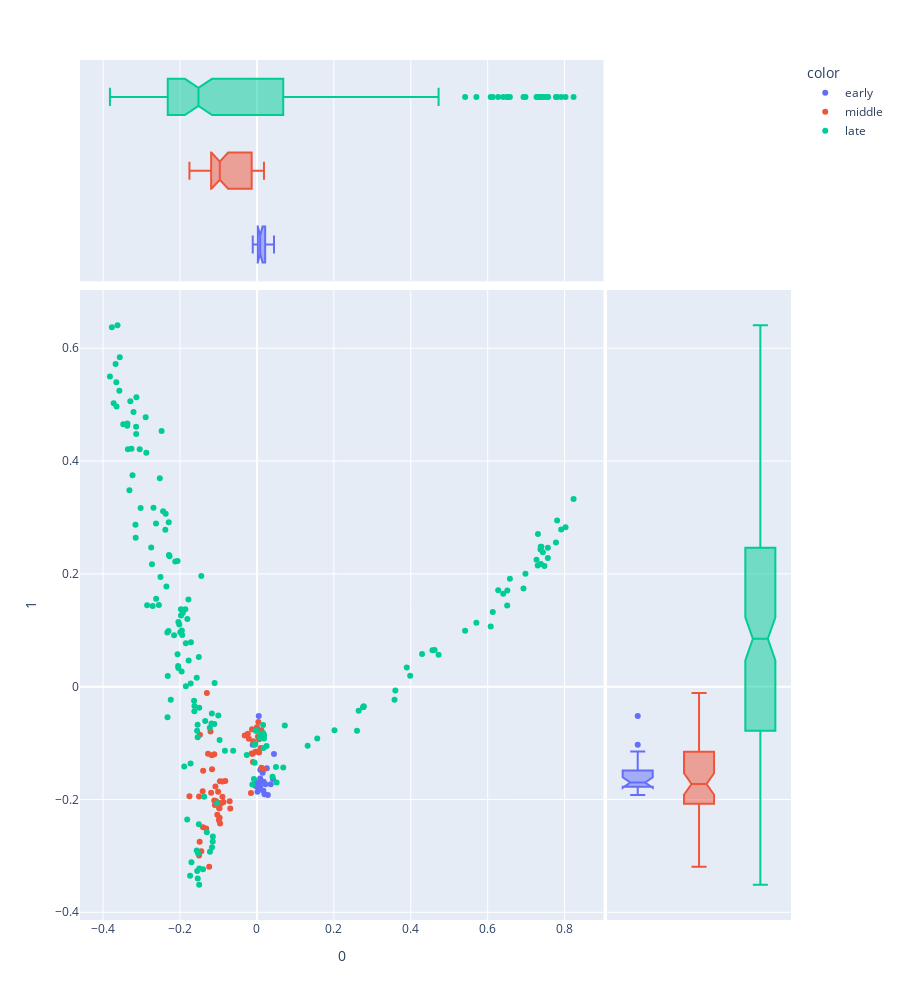

Notebook code for this chart:
### Markdown cell above
### PCA Visaulization 1

### Code cell
pca_dcm_v1 = px.scatter(DCM, 0, 1, 
           color=DOC.era, 
           hover_name=DOC.label, 
           marginal_x='box', marginal_y='box', height=1000)

pca_dcm_v1

### Figure 1 — Plotly figure (JSON) as saved in the notebook; plotly's stock layout.template omitted (floating-point values rounded to 4 significant figures; data arrays with more than 128 entries replaced by an {"elided": "..."} marker saying what was removed)
{"data": [{"hovertemplate": "<b>%{hovertext}</b><br><br>color=early<br>0=%{x}<br>1=%{y}<extra></extra>", "hovertext": ["Alice In Wonderland", "Alice In Wonderland", "Alice In Wonderland", "Alice In Wonderland", "Alice In Wonderland", "Alice In Wonderland", "Alice In Wonderland", "Alice In Wonderland", "Alice In Wonderland", "Alice In Wonderland", "Alice In Wonderland", "Alice In Wonderland", "Through The Looking Glass", "Through The Looking Glass", "Through The Looking Glass", "Through The Looking Glass", "Through The Looking Glass", "Through The Looking Glass", "Through The Looking Glass", "Through The Looking Glass", "Through The Looking Glass", "Through The Looking Glass", "Through The Looking Glass", "Through The Looking Glass"], "legendgroup": "early", "marker": {"color": "#636efa", "symbol": "circle"}, "mode": "markers", "name": "early", "orientation": "v", "showlegend": true, "type": "scatter", "x": [0.007517, -0.001066, 0.008429, 0.00156, 0.008874, -0.00128, 0.03597, 0.001928, 0.02571, 0.04433, -0.01088, -0.004181, 0.007716, 0.007793, 0.02199, 0.01754, 0.01675, 0.0197, 0.0416, 0.0285, 0.01491, 0.004808, null, 0.003023], "xaxis": "x", "y": [-0.1697, -0.17, -0.1626, -0.1864, -0.1473, -0.1743, -0.1729, -0.1777, -0.1445, -0.1193, -0.1029, -0.1755, -0.1812, -0.1764, -0.1728, -0.1686, -0.1845, -0.1907, -0.1639, -0.1921, -0.1526, -0.05191, null, -0.1148], "yaxis": "y"}, {"alignmentgroup": "True", "hovertemplate": "<b>%{hovertext}</b><br><br>color=early<br>0=%{x}<extra></extra>", "hovertext": ["Alice In Wonderland", "Alice In Wonderland", "Alice In Wonderland", "Alice In Wonderland", "Alice In Wonderland", "Alice In Wonderland", "Alice In Wonderland", "Alice In Wonderland", "Alice In Wonderland", "Alice In Wonderland", "Alice In Wonderland", "Alice In Wonderland", "Through The Looking Glass", "Through The Looking Glass", "Through The Looking Glass", "Through The Looking Glass", "Through The Looking Glass", "Through The Looking Glass", "Through The Looking Glass", "Through The Looking Glass", "Through The Looking Glass", "Through The Looking Glass", "Through The Looking Glass", "Through The Looking Glass"], "legendgroup": "early", "marker": {"color": "#636efa", "symbol": "circle"}, "name": "early", "notched": true, "offsetgroup": "early", "showlegend": false, "type": "box", "x": [0.007517, -0.001066, 0.008429, 0.00156, 0.008874, -0.00128, 0.03597, 0.001928, 0.02571, 0.04433, -0.01088, -0.004181, 0.007716, 0.007793, 0.02199, 0.01754, 0.01675, 0.0197, 0.0416, 0.0285, 0.01491, 0.004808, null, 0.003023], "xaxis": "x3", "yaxis": "y3"}, {"alignmentgroup": "True", "hovertemplate": "<b>%{hovertext}</b><br><br>color=early<br>1=%{y}<extra></extra>", "hovertext": ["Alice In Wonderland", "Alice In Wonderland", "Alice In Wonderland", "Alice In Wonderland", "Alice In Wonderland", "Alice In Wonderland", "Alice In Wonderland", "Alice In Wonderland", "Alice In Wonderland", "Alice In Wonderland", "Alice In Wonderland", "Alice In Wonderland", "Through The Looking Glass", "Through The Looking Glass", "Through The Looking Glass", "Through The Looking Glass", "Through The Looking Glass", "Through The Looking Glass", "Through The Looking Glass", "Through The Looking Glass", "Through The Looking Glass", "Through The Looking Glass", "Through The Looking Glass", "Through The Looking Glass"], "legendgroup": "early", "marker": {"color": "#636efa", "symbol": "circle"}, "name": "early", "notched": true, "offsetgroup": "early", "showlegend": false, "type": "box", "xaxis": "x2", "y": [-0.1697, -0.17, -0.1626, -0.1864, -0.1473, -0.1743, -0.1729, -0.1777, -0.1445, -0.1193, -0.1029, -0.1755, -0.1812, -0.1764, -0.1728, -0.1686, -0.1845, -0.1907, -0.1639, -0.1921, -0.1526, -0.05191, null, -0.1148], "yaxis": "y2"}, {"hovertemplate": "<b>%{hovertext}</b><br><br>color=middle<br>0=%{x}<br>1=%{y}<extra></extra>", "hovertext": ["Hunting Of The Snark", "Hunting Of The Snark", "Hunting Of The Snark", "Hunting Of The Snark", "Hunting Of The Snark", "Hunting Of The Snark", "Hunting Of The Snark", "Hunting Of The Snark", "Hunting Of The Snark", "Tangled Tales", "Tangled Tales", "Tangled Tales", "Tangled Tales", "Tangled Tales", "Tangled Tales", "Tangled Tales", "Tangled Tales", "Tangled Tales", "Tangled Tales", "Crime And Punishment", "Crime And Punishment", "Crime And Punishment", "Crime And Punishment", "Crime And Punishment", "Crime And Punishment", "Crime And Punishment", "Crime And Punishment", "Crime And Punishment", "Crime And Punishment", "Crime And Punishment", "Crime And Punishment", "Crime And Punishment", "Crime And Punishment", "Crime And Punishment", "Crime And Punishment", "Crime And Punishment", "Crime And Punishment", "Crime And Punishment", "Crime And Punishment", "Crime And Punishment", "Crime And Punishment", "Crime And Punishment", "Crime And Punishment", "Crime And Punishment", "Crime And Punishment", "Crime And Punishment", "Crime And Punishment", "Crime And Punishment", "Crime And Punishment", "Crime And Punishment", "Crime And Punishment", "Crime And Punishment", "Crime And Punishment", "Crime And Punishment", "Crime And Punishment", "Crime And Punishment", "Crime And Punishment", "Crime And Punishment"], "legendgroup": "middle", "marker": {"color": "#EF553B", "symbol": "circle"}, "mode": "markers", "name": "middle", "orientation": "v", "showlegend": true, "type": "scatter", "x": [-0.02092, -0.01121, -0.02362, 0.01161, -0.009274, -0.01046, -0.01275, 0.002566, 0.003767, -3.049e-05, -0.01368, 0.005627, -0.03182, 0.01188, 0.009557, 0.01828, -0.004012, 0.005412, -0.01553, -0.0898, -0.1271, -0.1489, -0.09788, -0.0822, -0.097, -0.07091, -0.09587, -0.09776, -0.1009, -0.1109, -0.1242, -0.099, -0.1483, -0.111, -0.1505, -0.1402, -0.1411, -0.1094, -0.08689, -0.103, -0.1504, -0.1191, -0.1174, -0.09464, -0.08923, -0.1447, -0.1302, -0.1755, -0.1399, -0.1206, -0.09622, -0.1079, -0.09251, -0.1016, -0.1069, -0.06933, -0.1167, -0.1319], "xaxis": "x", "y": [-0.09235, -0.1189, -0.08366, -0.07747, -0.09658, -0.1336, -0.07533, -0.08824, -0.06269, -0.07198, -0.1187, -0.1167, -0.08669, -0.1438, -0.1088, -0.1458, -0.1153, -0.09306, -0.1886, -0.1952, -0.1189, -0.2751, -0.2154, -0.1673, -0.2322, -0.2032, -0.2428, -0.2156, -0.1864, -0.12, -0.3192, -0.2365, -0.08525, -0.2016, -0.1946, -0.2494, -0.1854, -0.2098, -0.2045, -0.2271, -0.2995, -0.188, -0.1218, -0.2074, -0.1682, -0.2916, -0.01113, -0.1943, -0.149, -0.0795, -0.1676, -0.1769, -0.2066, -0.2053, -0.2027, -0.2159, -0.1463, -0.2515], "yaxis": "y"}, {"alignmentgroup": "True", "hovertemplate": "<b>%{hovertext}</b><br><br>color=middle<br>0=%{x}<extra></extra>", "hovertext": ["Hunting Of The Snark", "Hunting Of The Snark", "Hunting Of The Snark", "Hunting Of The Snark", "Hunting Of The Snark", "Hunting Of The Snark", "Hunting Of The Snark", "Hunting Of The Snark", "Hunting Of The Snark", "Tangled Tales", "Tangled Tales", "Tangled Tales", "Tangled Tales", "Tangled Tales", "Tangled Tales", "Tangled Tales", "Tangled Tales", "Tangled Tales", "Tangled Tales", "Crime And Punishment", "Crime And Punishment", "Crime And Punishment", "Crime And Punishment", "Crime And Punishment", "Crime And Punishment", "Crime And Punishment", "Crime And Punishment", "Crime And Punishment", "Crime And Punishment", "Crime And Punishment", "Crime And Punishment", "Crime And Punishment", "Crime And Punishment", "Crime And Punishment", "Crime And Punishment", "Crime And Punishment", "Crime And Punishment", "Crime And Punishment", "Crime And Punishment", "Crime And Punishment", "Crime And Punishment", "Crime And Punishment", "Crime And Punishment", "Crime And Punishment", "Crime And Punishment", "Crime And Punishment", "Crime And Punishment", "Crime And Punishment", "Crime And Punishment", "Crime And Punishment", "Crime And Punishment", "Crime And Punishment", "Crime And Punishment", "Crime And Punishment", "Crime And Punishment", "Crime And Punishment", "Crime And Punishment", "Crime And Punishment"], "legendgroup": "middle", "marker": {"color": "#EF553B", "symbol": "circle"}, "name": "middle", "notched": true, "offsetgroup": "middle", "showlegend": false, "type": "box", "x": [-0.02092, -0.01121, -0.02362, 0.01161, -0.009274, -0.01046, -0.01275, 0.002566, 0.003767, -3.049e-05, -0.01368, 0.005627, -0.03182, 0.01188, 0.009557, 0.01828, -0.004012, 0.005412, -0.01553, -0.0898, -0.1271, -0.1489, -0.09788, -0.0822, -0.097, -0.07091, -0.09587, -0.09776, -0.1009, -0.1109, -0.1242, -0.099, -0.1483, -0.111, -0.1505, -0.1402, -0.1411, -0.1094, -0.08689, -0.103, -0.1504, -0.1191, -0.1174, -0.09464, -0.08923, -0.1447, -0.1302, -0.1755, -0.1399, -0.1206, -0.09622, -0.1079, -0.09251, -0.1016, -0.1069, -0.06933, -0.1167, -0.1319], "xaxis": "x3", "yaxis": "y3"}, {"alignmentgroup": "True", "hovertemplate": "<b>%{hovertext}</b><br><br>color=middle<br>1=%{y}<extra></extra>", "hovertext": ["Hunting Of The Snark", "Hunting Of The Snark", "Hunting Of The Snark", "Hunting Of The Snark", "Hunting Of The Snark", "Hunting Of The Snark", "Hunting Of The Snark", "Hunting Of The Snark", "Hunting Of The Snark", "Tangled Tales", "Tangled Tales", "Tangled Tales", "Tangled Tales", "Tangled Tales", "Tangled Tales", "Tangled Tales", "Tangled Tales", "Tangled Tales", "Tangled Tales", "Crime And Punishment", "Crime And Punishment", "Crime And Punishment", "Crime And Punishment", "Crime And Punishment", "Crime And Punishment", "Crime And Punishment", "Crime And Punishment", "Crime And Punishment", "Crime And Punishment", "Crime And Punishment", "Crime And Punishment", "Crime And Punishment", "Crime And Punishment", "Crime And Punishment", "Crime And Punishment", "Crime And Punishment", "Crime And Punishment", "Crime And Punishment", "Crime And Punishment", "Crime And Punishment", "Crime And Punishment", "Crime And Punishment", "Crime And Punishment", "Crime And Punishment", "Crime And Punishment", "Crime And Punishment", "Crime And Punishment", "Crime And Punishment", "Crime And Punishment", "Crime And Punishment", "Crime And Punishment", "Crime And Punishment", "Crime And Punishment", "Crime And Punishment", "Crime And Punishment", "Crime And Punishment", "Crime And Punishment", "Crime And Punishment"], "legendgroup": "middle", "marker": {"color": "#EF553B", "symbol": "circle"}, "name": "middle", "notched": true, "offsetgroup": "middle", "showlegend": false, "type": "box", "xaxis": "x2", "y": [-0.09235, -0.1189, -0.08366, -0.07747, -0.09658, -0.1336, -0.07533, -0.08824, -0.06269, -0.07198, -0.1187, -0.1167, -0.08669, -0.1438, -0.1088, -0.1458, -0.1153, -0.09306, -0.1886, -0.1952, -0.1189, -0.2751, -0.2154, -0.1673, -0.2322, -0.2032, -0.2428, -0.2156, -0.1864, -0.12, -0.3192, -0.2365, -0.08525, -0.2016, -0.1946, -0.2494, -0.1854, -0.2098, -0.2045, -0.2271, -0.2995, -0.188, -0.1218, -0.2074, -0.1682, -0.2916, -0.01113, -0.1943, -0.149, -0.0795, -0.1676, -0.1769, -0.2066, -0.2053, -0.2027, -0.2159, -0.1463, -0.2515], "yaxis": "y2"}, {"hovertemplate": "<b>%{hovertext}</b><br><br>color=late<br>0=%{x}<br>1=%{y}<extra></extra>", "hovertext": {"elided": "178 str values"}, "legendgroup": "late", "marker": {"color": "#00cc96", "symbol": "circle"}, "mode": "markers", "name": "late", "orientation": "v", "showlegend": true, "type": "scatter", "x": {"elided": "178 float values"}, "xaxis": "x", "y": {"elided": "178 float values"}, "yaxis": "y"}, {"alignmentgroup": "True", "hovertemplate": "<b>%{hovertext}</b><br><br>color=late<br>0=%{x}<extra></extra>", "hovertext": {"elided": "178 str values"}, "legendgroup": "late", "marker": {"color": "#00cc96", "symbol": "circle"}, "name": "late", "notched": true, "offsetgroup": "late", "showlegend": false, "type": "box", "x": {"elided": "178 float values"}, "xaxis": "x3", "yaxis": "y3"}, {"alignmentgroup": "True", "hovertemplate": "<b>%{hovertext}</b><br><br>color=late<br>1=%{y}<extra></extra>", "hovertext": {"elided": "178 str values"}, "legendgroup": "late", "marker": {"color": "#00cc96", "symbol": "circle"}, "name": "late", "notched": true, "offsetgroup": "late", "showlegend": false, "type": "box", "xaxis": "x2", "y": {"elided": "178 float values"}, "yaxis": "y2"}], "layout": {"height": 1000, "legend": {"title": {"text": "color"}, "tracegroupgap": 0}, "margin": {"t": 60}, "xaxis": {"anchor": "y", "domain": [0, 0.7363], "title": {"text": "0"}}, "xaxis2": {"anchor": "y2", "domain": [0.7413, 1], "matches": "x2", "showgrid": false, "showline": false, "showticklabels": false, "ticks": ""}, "xaxis3": {"anchor": "y3", "domain": [0, 0.7363], "matches": "x", "showgrid": true, "showticklabels": false}, "xaxis4": {"anchor": "y4", "domain": [0.7413, 1], "matches": "x2", "showgrid": false, "showline": false, "showticklabels": false, "ticks": ""}, "yaxis": {"anchor": "x", "domain": [0, 0.7326], "title": {"text": "1"}}, "yaxis2": {"anchor": "x2", "domain": [0, 0.7326], "matches": "y", "showgrid": true, "showticklabels": false}, "yaxis3": {"anchor": "x3", "domain": [0.7426, 1], "matches": "y3", "showgrid": false, "showline": false, "showticklabels": false, "ticks": ""}, "yaxis4": {"anchor": "x4", "domain": [0.7426, 1], "matches": "y3", "showgrid": true, "showline": false, "showticklabels": false, "ticks": ""}}}
